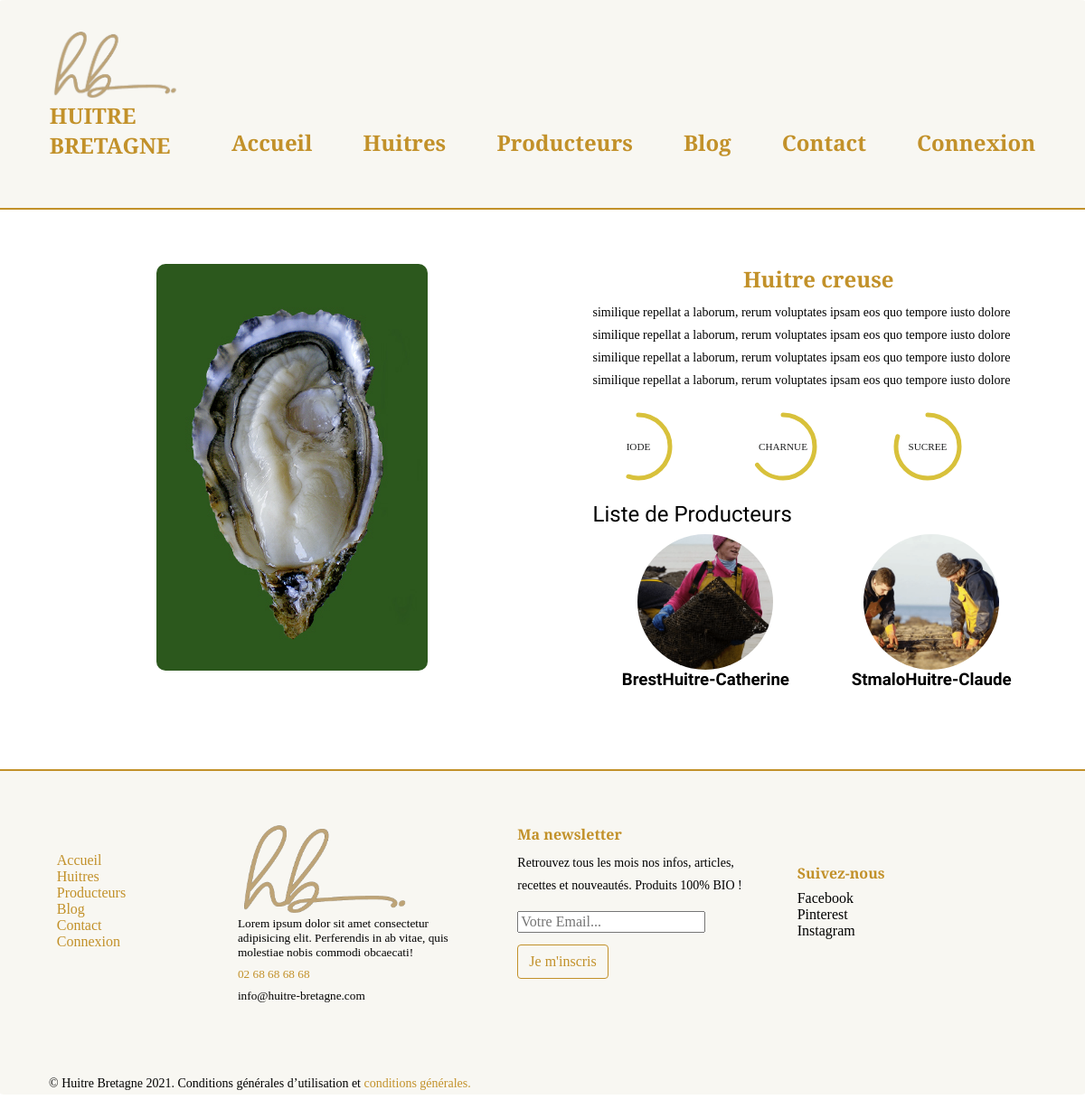
/index.php?action=huitre&id=2, run on the app's committed database.
### tables this page shows
CREATE TABLE IF NOT EXISTS `huitres` (
  `id` int(10) unsigned NOT NULL AUTO_INCREMENT,
  `img` longtext,
  `alt` longtext,
  `h_name` longtext,
  `h_content` longtext,
  PRIMARY KEY (`id`)
);

CREATE TABLE IF NOT EXISTS `producers` (
  `id` int(20) unsigned NOT NULL AUTO_INCREMENT,
  `p_name` longtext,
  `adresse` longtext,
  `tel` longtext,
  `p_content` longtext,
  `alt` longtext,
  `img` longtext,
  `huitre_id` int(10) unsigned NOT NULL,
  PRIMARY KEY (`id`),
  KEY `FK_producers_huitres` (`huitre_id`),
  CONSTRAINT `FK_producers_huitres` FOREIGN KEY (`huitre_id`) REFERENCES `huitres` (`id`)
);

### app/Controllers/Front/FrontController.php (called while the page is built, shortened)
<?php
class FrontController{
    function huitre($id){
        $huitres = new \Project\Models\HuitreManager();
        $huitre = $huitres->getHuitre($id);
        $producers = new \Project\Models\ProducerManager();
        $producers = $producers->getHuitreProducer($id);
        require 'app/views/front/huitre.php';
    }
    }

### app/Models/HuitreManager.php (called while the page is built, shortened)
<?php
class HuitreManager extends Manager{
        public function getHuitre($id){
            $bdd = $this->bdConnect();
            $req = $bdd->prepare('SELECT id, h_name, h_content, img, alt FROM huitres WHERE id=?');
            $req->execute(array($id));
            return $req->fetch();
            }
}

### app/Models/ProducerManager.php (called while the page is built, shortened)
<?php
class ProducerManager extends Manager{
    public function getHuitreProducer($id){
        $bdd = $this->bdConnect();
        $req = $bdd->prepare('SELECT id, p_name, img, alt, huitre_id
        FROM producers
        WHERE huitre_id=?'
        );
        $req->execute(array($id));
        return $req;
    }
}

### app/views/front/huitre.php (the view, shortened to what this page needs)
<section class="huitre text-center">
        <div class="article-page">
                <div class="article-img flex-1-item-perline-s flex-2-item-perline-m">
                        <img class="img-fluid img-br-10px huitre-adapt-img"
                                src="<?= htmlspecialchars($huitre['img']) ?>"
                                alt="<?= htmlspecialchars($huitre['alt']) ?>">
                </div>
                <div class="article-body flex-1-item-perline-s flex-2-item-perline-m">
                        <h1 class="text-center"><?= htmlspecialchars($huitre['h_name']) ?></h1>
                        <p class="article-text"><?= htmlspecialchars($huitre['h_content']) ?></p>
                        <div class="container__progressbars">
                                <div class="progressbar">
                                        <svg class="progressbar__svg">
                                                <circle cx="40" cy="40" r="35" class="progressbar__svg-circle circle-1">
                                                </circle>
                                        </svg>
                                        <span class="progressbar__text">IODE</span>
                                </div>
                                <div class="progressbar">
                                        <svg class="progressbar__svg">
                                                <circle cx="40" cy="40" r="35" class="progressbar__svg-circle circle-2">
                                                </circle>
                                        </svg>
                                        <span class="progressbar__text">CHARNUE</span>
                                </div>
                                <div class="progressbar">
                                        <svg class="progressbar__svg">
                                                <circle cx="40" cy="40" r="35" class="progressbar__svg-circle circle-3">
                                                </circle>
                                        </svg>
                                        <span class="progressbar__text">SUCREE</span>
                                </div>
                        </div>
                        <h2>Liste de Producteurs</h2>
                        <div class="huitre-page-producors flex-wrapper">
                                <?php foreach($producers as $producer){?>
                                <div
                                        class="huitre-page-producor-info flex-2-item-perline-s flex-2-item-perline-m text-center">
                                        <div>
                                                <a href="index.php?action=producer&id=<?= $producer['id'] ?>">
                                                        <img class="circular-thumbnail-img"
                                                                src="<?= htmlspecialchars($producer['img']) ?>" alt="<?= htmlspecialchars($producer['alt']) ?>">
                                                        <div class="text-center">
                                                                <h3><?= htmlspecialchars($producer['p_name']) ?></h3>
                                                        </div>
                                                </a>
                                        </div>
                                </div>
                                <?php } ?>
                        </div>
                </div>
        </div>
</section>
<?php require 'templates/template.php'; ?>

### app/public/front/css/style.css (style rules this page uses)
html, body, div, span, applet, object, iframe, h1, h2, h3, h4, h5, h6, p, blockquote, div pre, a, abbr, acronym, address, big, cite, code, del, dfn, em, font, img, ins, kbd, q, s, samp, small, strike, strong, sub, sup, tt, var, b, u, i, center, dl, dt, dd, ol, ul, li, figure, header, nav, section, article, aside, footer, figcaption { margin: 0; padding: 0; border: 0; outline: 0; }
header, nav, section, article, aside, footer, hgroup { display: block; }
* { box-sizing: border-box; }
html, body { font-family: "Cormorant Garamond", serif; font-weight: 400; font-size: 16px; background-color: #fff; -ms-text-size-adjust: 100%; -webkit-font-smoothing: antialiased; -moz-osx-font-smoothing: grayscale; }
a { text-decoration: none; }
h1, h2, h3, h4, h5, h6 { margin-top: 0; margin-bottom: 0.5rem; }
p { margin-top: 0; margin-bottom: 1rem; font-size: 14px; line-height: 25px; }
img { vertical-align: middle; border-style: none; }
.flex-wrapper { display: flex; flex-wrap: wrap; }
.flex-wrapper > * { padding-left: 0.8%; padding-right: 0.8%; padding-bottom: 4%; }
@media screen and (min-width: 768px) { .flex-2-item-perline-m { flex: 0 0 50%; max-width: 50%; } }
.img-fluid { max-width: 100%; height: auto; }
.circular-thumbnail-img { display: inline-block; position: relative; width: 150px; height: 150px; overflow: hidden; border-radius: 50%; object-fit: cover; }
.img-br-10px { border-radius: 10px; -webkit-border-radius: 10px; -moz-border-radius: 10px; -ms-border-radius: 10px; -o-border-radius: 10px; }
.article-page { display: flex; justify-content: space-between; flex-wrap: wrap; flex-direction: row; }
.article-page .article-body { width: 80%; text-align: left; padding-left: 5%; }
.article-page .article-body p { margin-bottom: 15%; }
.article-page .article-body h2 { font-family: "Dancing Script", cursive; font-weight: normal; text-align: left; }
.text-center { text-align: center; }
h1 { color: #c2912a; margin-bottom: 0.5rem; }
.huitre-page-producors h3 { color: black; font-family: "Dancing Script", cursive; }
.huitre-adapt-img { width: 50%; }
.container__progressbars { display: none; }
@media screen and (min-width: 992px) { .huitre-adapt-img { width: auto; } }
@media screen and (min-width: 992px) { .container__progressbars { display: flex; justify-content: space-around; align-items: center; flex-wrap: wrap; max-width: 40vw; width: 100%; max-height: 25%; margin-top: -15%; margin-left: -6%; } }
@media screen and (min-width: 992px) { .progressbar { position: relative; width: 90px; height: 90px; margin: 1em; transform: rotate(-90deg); } }
@media screen and (min-width: 992px) { .progressbar__svg { position: relative; width: 100%; height: 100%; } }
@media screen and (min-width: 992px) { .progressbar__text { position: absolute; top: 50%; left: 50%; padding: 0.25em 0.5em; font-size: 0.7rem; color: #1e1f20; transform: translate(-50%, -50%) rotate(90deg); } }

### data on the page
huitres: img+alt (picture), h_name "Huitre creuse", h_content "similique repellat a laborum, rerum voluptates ipsam eos quo tempore iusto dolore similique repellat a laborum, rerum voluptates ipsam eos quo tempore iusto dolore similique repellat a laborum, rerum voluptates ipsam eos quo tempore iusto dolore similique repellat a laborum, rerum voluptates ipsam eos quo tempore iusto dolore"
producers: img (picture), p_name "BrestHuitre-Catherine"
producers: img (picture), p_name "StmaloHuitre-Claude"
